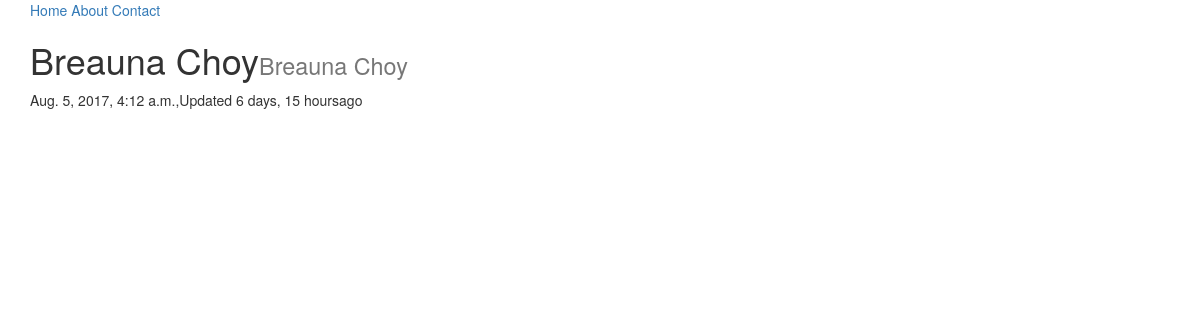
The page /menu/name/ on the database as committed earlier.
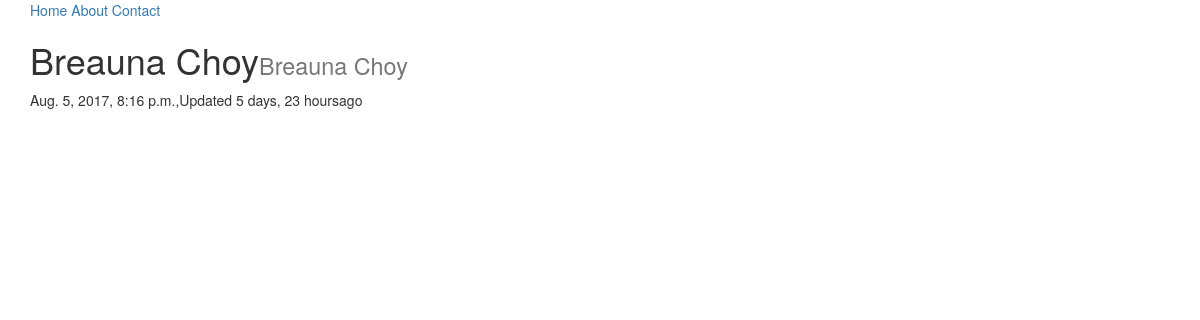
The same page on the database as committed later.
### menu/models.py (models this page shows, shortened)
class MenuModel(models.Model):
	name  = models.CharField(max_length=120)
	email  = models.EmailField()#(max_length=254, **options)#CharField(max_length=120, null=True, blank=True)
	about_you = models.CharField(max_length=120, null=True, blank=True)
	timestamp = models.DateTimeField(auto_now=True)
	updated =  models.DateTimeField(auto_now=True)
	slug = models.SlugField(null=True, blank=True)
	@property
	def title(self):
		return self.name #obj.title

### menu/views.py (the view)
# urls.py: url(r'^menu/(?P<slug>[\w-]+)/$', MenuDetailView.as_view()),
class MenuDetailView(DetailView):
	queryset = MenuModel.objects.all()

### menu/templates/menu/menumodel_detail.html (shortened to what this page needs)
{%extends "base.html"%}
{%block content%}
<h1>{{object.title }}<small>{{object.name}}</small></h1>
<p>{{object.timestamp}},Updated {{object.updated|timesince }}ago</p>
{% endblock %}

Rows that differ between the two databases and show on the page:
changed MenuModel "Breauna Choy": timestamp "Aug. 5, 2017, 4:12 a.m." → "Aug. 5, 2017, 8:16 p.m."; updated "6 days, 15 hours" → "5 days, 23 hours"
